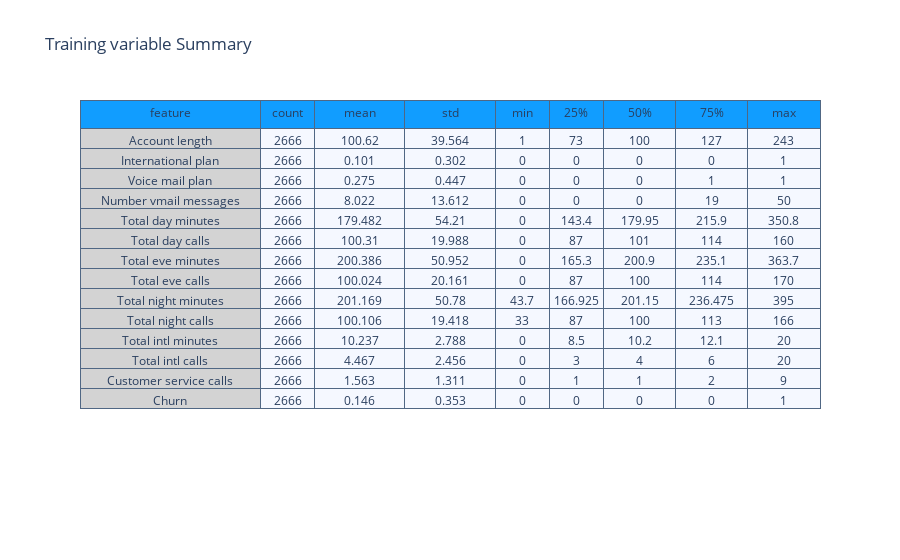

The notebook cell this image was saved under:
### Markdown cell above
## <a id='3.1'>3.1. Variable summary</a>

### Code cell
summary = (df_telcom_og[[i for i in df_telcom_og.columns]].
           describe().transpose().reset_index())

summary = summary.rename(columns = {"index" : "feature"})
summary = np.around(summary,3)

val_lst = [summary['feature'], summary['count'],
           summary['mean'],summary['std'],
           summary['min'], summary['25%'],
           summary['50%'], summary['75%'], summary['max']]

trace  = go.Table(header = dict(values = summary.columns.tolist(),
                                line = dict(color = ['#506784']),
                                fill = dict(color = ['#119DFF']),
                               ),
                  cells  = dict(values = val_lst,
                                line = dict(color = ['#506784']),
                                fill = dict(color = ["lightgrey",'#F5F8FF'])
                               ),
                  columnwidth = [200,60,100,100,60,60,80,80,80])
layout = go.Layout(dict(title = "Training variable Summary"))
figure = go.Figure(data=[trace],layout=layout)
py.iplot(figure)

### Figure 1 — Plotly figure (JSON) as saved in the notebook; plotly's stock layout.template omitted (floating-point values rounded to 4 significant figures)
{"data": [{"cells": {"fill": {"color": ["lightgrey", "#F5F8FF"]}, "line": {"color": ["#506784"]}, "values": [["Account length", "International plan", "Voice mail plan", "Number vmail messages", "Total day minutes", "Total day calls", "Total eve minutes", "Total eve calls", "Total night minutes", "Total night calls", "Total intl minutes", "Total intl calls", "Customer service calls", "Churn"], [2666, 2666, 2666, 2666, 2666, 2666, 2666, 2666, 2666, 2666, 2666, 2666, 2666, 2666], [100.6, 0.101, 0.275, 8.022, 179.5, 100.3, 200.4, 100.0, 201.2, 100.1, 10.24, 4.467, 1.563, 0.146], [39.56, 0.302, 0.447, 13.61, 54.21, 19.99, 50.95, 20.16, 50.78, 19.42, 2.788, 2.456, 1.311, 0.353], [1, 0, 0, 0, 0, 0, 0, 0, 43.7, 33, 0, 0, 0, 0], [73, 0, 0, 0, 143.4, 87, 165.3, 87, 166.9, 87, 8.5, 3, 1, 0], [100, 0, 0, 0, 179.9, 101, 200.9, 100, 201.2, 100, 10.2, 4, 1, 0], [127, 0, 1, 19, 215.9, 114, 235.1, 114, 236.5, 113, 12.1, 6, 2, 0], [243, 1, 1, 50, 350.8, 160, 363.7, 170, 395, 166, 20, 20, 9, 1]]}, "columnwidth": [200, 60, 100, 100, 60, 60, 80, 80, 80], "header": {"fill": {"color": ["#119DFF"]}, "line": {"color": ["#506784"]}, "values": ["feature", "count", "mean", "std", "min", "25%", "50%", "75%", "max"]}, "type": "table"}], "layout": {"title": {"text": "Training variable Summary"}}}
